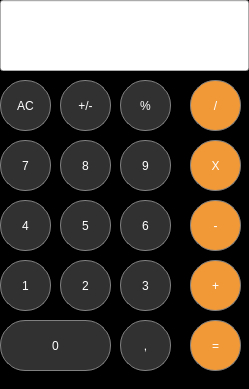
<?xml version="1.0" encoding="UTF-8"?>
<ui version="4.0">
 <class>MainWindow</class>
 <widget class="QMainWindow" name="MainWindow">
  <property name="geometry">
   <rect>
    <x>0</x>
    <y>0</y>
    <width>249</width>
    <height>389</height>
   </rect>
  </property>
  <property name="cursor">
   <cursorShape>PointingHandCursor</cursorShape>
  </property>
  <property name="windowTitle">
   <string>MainWindow</string>
  </property>
  <property name="styleSheet">
   <string notr="true">QMainWindow {
	background-color:black;
}</string>
  </property>
  <widget class="QWidget" name="centralwidget">
   <widget class="QPushButton" name="Mull">
    <property name="geometry">
     <rect>
      <x>190</x>
      <y>140</y>
      <width>51</width>
      <height>51</height>
     </rect>
    </property>
    <property name="styleSheet">
     <string notr="true">QPushButton { 
	color : white;
	border: 1px solid grey;
	border-radius : 25px ;
	background-color: rgb(241, 153, 55);
}</string>
    </property>
    <property name="text">
     <string>X</string>
    </property>
   </widget>
   <widget class="QPushButton" name="DIV">
    <property name="geometry">
     <rect>
      <x>190</x>
      <y>80</y>
      <width>51</width>
      <height>51</height>
     </rect>
    </property>
    <property name="styleSheet">
     <string notr="true">QPushButton { 
	color : white;
	border: 1px solid grey;
	border-radius : 25px ;
	background-color: rgb(241, 153, 55);
}</string>
    </property>
    <property name="text">
     <string>/</string>
    </property>
   </widget>
   <widget class="QPushButton" name="ADD">
    <property name="geometry">
     <rect>
      <x>190</x>
      <y>260</y>
      <width>51</width>
      <height>51</height>
     </rect>
    </property>
    <property name="styleSheet">
     <string notr="true">QPushButton { 
	color : white;
	border: 1px solid grey;
	border-radius : 25px ;
	background-color: rgb(241, 153, 55);
}</string>
    </property>
    <property name="text">
     <string>+</string>
    </property>
   </widget>
   <widget class="QPushButton" name="EQUAL">
    <property name="geometry">
     <rect>
      <x>190</x>
      <y>320</y>
      <width>51</width>
      <height>51</height>
     </rect>
    </property>
    <property name="styleSheet">
     <string notr="true">QPushButton { 
	color : white;
	border: 1px solid grey;
	border-radius : 25px ;
	background-color: rgb(241, 153, 55);
}</string>
    </property>
    <property name="text">
     <string>=</string>
    </property>
   </widget>
   <widget class="QPushButton" name="Min">
    <property name="geometry">
     <rect>
      <x>190</x>
      <y>200</y>
      <width>51</width>
      <height>51</height>
     </rect>
    </property>
    <property name="styleSheet">
     <string notr="true">QPushButton { 
	color : white;
	border: 1px solid grey;
	border-radius : 25px ;
	background-color: rgb(241, 153, 55);
}</string>
    </property>
    <property name="text">
     <string>-</string>
    </property>
   </widget>
   <widget class="QPushButton" name="Button10">
    <property name="geometry">
     <rect>
      <x>120</x>
      <y>320</y>
      <width>51</width>
      <height>51</height>
     </rect>
    </property>
    <property name="styleSheet">
     <string notr="true">QPushButton { 
	color : white;
	border: 1px solid grey;
	border-radius : 25px ;
	background-color: rgb(49, 49, 49);
}</string>
    </property>
    <property name="text">
     <string>,</string>
    </property>
   </widget>
   <widget class="QPushButton" name="Button0">
    <property name="geometry">
     <rect>
      <x>0</x>
      <y>320</y>
      <width>111</width>
      <height>51</height>
     </rect>
    </property>
    <property name="styleSheet">
     <string notr="true">QPushButton { 
	color : white;
	border: 1px solid grey;
	border-radius : 25px ;
	background-color: rgb(49, 49, 49);
}</string>
    </property>
    <property name="text">
     <string>0</string>
    </property>
   </widget>
   <widget class="QPushButton" name="Button3">
    <property name="geometry">
     <rect>
      <x>120</x>
      <y>260</y>
      <width>51</width>
      <height>51</height>
     </rect>
    </property>
    <property name="styleSheet">
     <string notr="true">QPushButton { 
	color : white;
	border: 1px solid grey;
	border-radius : 25px ;
	background-color: rgb(49, 49, 49);
}</string>
    </property>
    <property name="text">
     <string>3</string>
    </property>
   </widget>
   <widget class="QPushButton" name="Button2">
    <property name="geometry">
     <rect>
      <x>60</x>
      <y>260</y>
      <width>51</width>
      <height>51</height>
     </rect>
    </property>
    <property name="styleSheet">
     <string notr="true">QPushButton { 
	color : white;
	border: 1px solid grey;
	border-radius : 25px ;
	background-color: rgb(49, 49, 49);
}</string>
    </property>
    <property name="text">
     <string>2</string>
    </property>
   </widget>
   <widget class="QPushButton" name="Button1">
    <property name="geometry">
     <rect>
      <x>0</x>
      <y>260</y>
      <width>51</width>
      <height>51</height>
     </rect>
    </property>
    <property name="styleSheet">
     <string notr="true">QPushButton { 
	color : white;
	border: 1px solid grey;
	border-radius : 25px ;
	background-color: rgb(49, 49, 49);
}</string>
    </property>
    <property name="text">
     <string>1</string>
    </property>
   </widget>
   <widget class="QPushButton" name="Button6">
    <property name="geometry">
     <rect>
      <x>120</x>
      <y>200</y>
      <width>51</width>
      <height>51</height>
     </rect>
    </property>
    <property name="styleSheet">
     <string notr="true">QPushButton { 
	color : white;
	border: 1px solid grey;
	border-radius : 25px ;
	background-color: rgb(49, 49, 49);
}</string>
    </property>
    <property name="text">
     <string>6</string>
    </property>
   </widget>
   <widget class="QPushButton" name="Button9">
    <property name="geometry">
     <rect>
      <x>120</x>
      <y>140</y>
      <width>51</width>
      <height>51</height>
     </rect>
    </property>
    <property name="styleSheet">
     <string notr="true">QPushButton { 
	color : white;
	border: 1px solid grey;
	border-radius : 25px ;
	background-color: rgb(49, 49, 49);
}</string>
    </property>
    <property name="text">
     <string>9</string>
    </property>
   </widget>
   <widget class="QPushButton" name="Button5">
    <property name="geometry">
     <rect>
      <x>60</x>
      <y>200</y>
      <width>51</width>
      <height>51</height>
     </rect>
    </property>
    <property name="styleSheet">
     <string notr="true">QPushButton { 
	color : white;
	border: 1px solid grey;
	border-radius : 25px ;
	background-color: rgb(49, 49, 49);
}</string>
    </property>
    <property name="text">
     <string>5</string>
    </property>
   </widget>
   <widget class="QPushButton" name="Button4">
    <property name="geometry">
     <rect>
      <x>0</x>
      <y>200</y>
      <width>51</width>
      <height>51</height>
     </rect>
    </property>
    <property name="styleSheet">
     <string notr="true">QPushButton { 
	color : white;
	border: 1px solid grey;
	border-radius : 25px ;
	background-color: rgb(49, 49, 49);
}</string>
    </property>
    <property name="text">
     <string>4</string>
    </property>
   </widget>
   <widget class="QPushButton" name="Button8">
    <property name="geometry">
     <rect>
      <x>60</x>
      <y>140</y>
      <width>51</width>
      <height>51</height>
     </rect>
    </property>
    <property name="styleSheet">
     <string notr="true">QPushButton { 
	color : white;
	border: 1px solid grey;
	border-radius : 25px ;
	background-color: rgb(49, 49, 49);
}</string>
    </property>
    <property name="text">
     <string>8</string>
    </property>
   </widget>
   <widget class="QPushButton" name="Button7">
    <property name="geometry">
     <rect>
      <x>0</x>
      <y>140</y>
      <width>51</width>
      <height>51</height>
     </rect>
    </property>
    <property name="styleSheet">
     <string notr="true">QPushButton { 
	color : white;
	border: 1px solid grey;
	border-radius : 25px ;
	background-color: rgb(49, 49, 49);
}</string>
    </property>
    <property name="text">
     <string>7</string>
    </property>
   </widget>
   <widget class="QPushButton" name="ButtonAC">
    <property name="geometry">
     <rect>
      <x>0</x>
      <y>80</y>
      <width>51</width>
      <height>51</height>
     </rect>
    </property>
    <property name="styleSheet">
     <string notr="true">QPushButton { 
	color : white;
	border: 1px solid grey;
	border-radius : 25px ;
	background-color: rgb(49, 49, 49);
}</string>
    </property>
    <property name="text">
     <string>AC</string>
    </property>
   </widget>
   <widget class="QPushButton" name="ButtonPM">
    <property name="geometry">
     <rect>
      <x>60</x>
      <y>80</y>
      <width>51</width>
      <height>51</height>
     </rect>
    </property>
    <property name="styleSheet">
     <string notr="true">QPushButton { 
	color : white;
	border: 1px solid grey;
	border-radius : 25px ;
	background-color: rgb(49, 49, 49);
}</string>
    </property>
    <property name="text">
     <string>+/-</string>
    </property>
   </widget>
   <widget class="QPushButton" name="ButtonPR">
    <property name="geometry">
     <rect>
      <x>120</x>
      <y>80</y>
      <width>51</width>
      <height>51</height>
     </rect>
    </property>
    <property name="styleSheet">
     <string notr="true">QPushButton { 
	color : white;
	border: 1px solid grey;
	border-radius : 25px ;
	background-color: rgb(49, 49, 49);
}</string>
    </property>
    <property name="text">
     <string>%</string>
    </property>
   </widget>
   <widget class="QLineEdit" name="Display">
    <property name="geometry">
     <rect>
      <x>0</x>
      <y>0</y>
      <width>249</width>
      <height>71</height>
     </rect>
    </property>
   </widget>
  </widget>
 </widget>
 <resources/>
 <connections/>
</ui>
